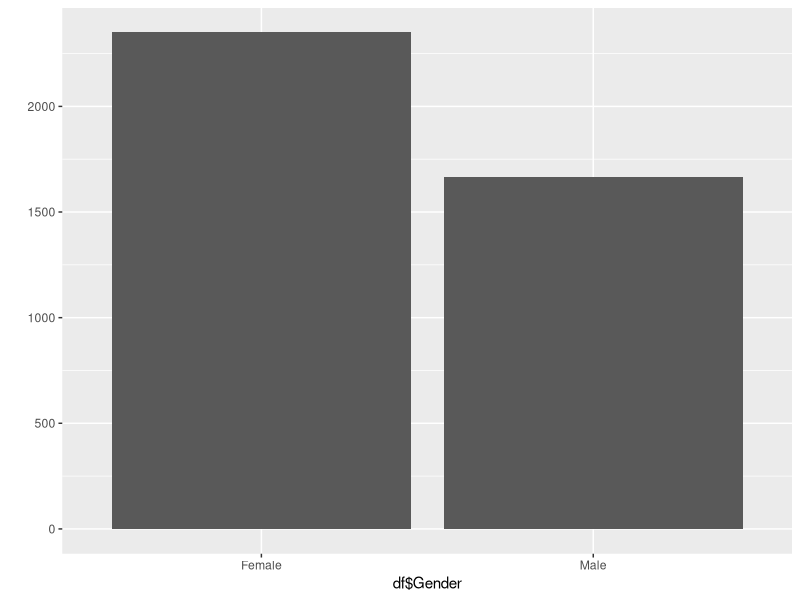
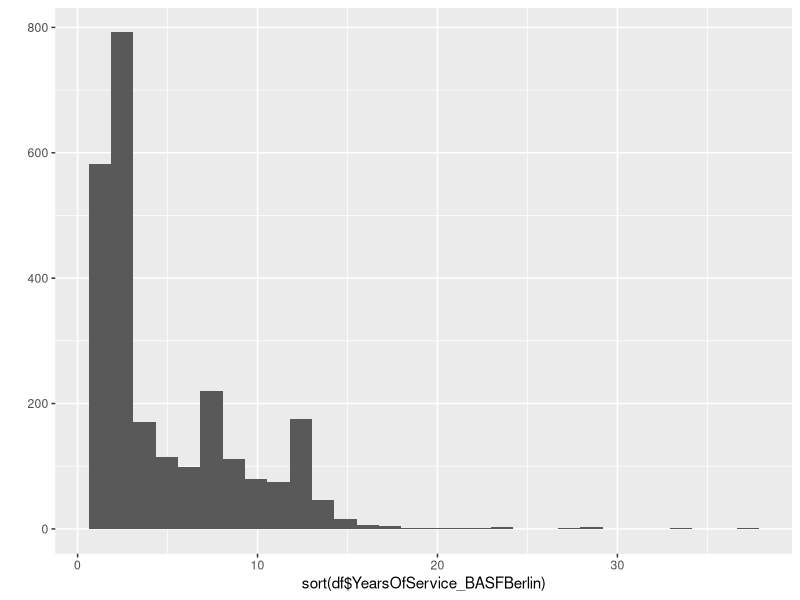
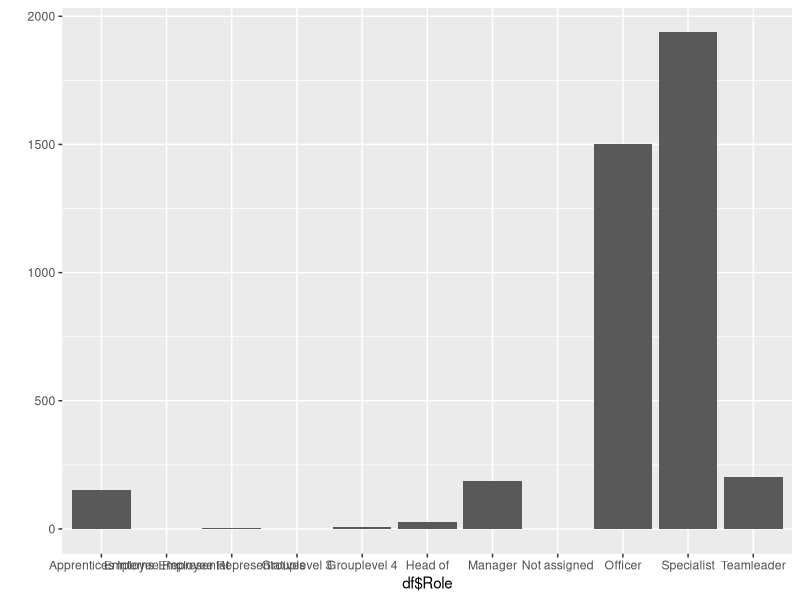
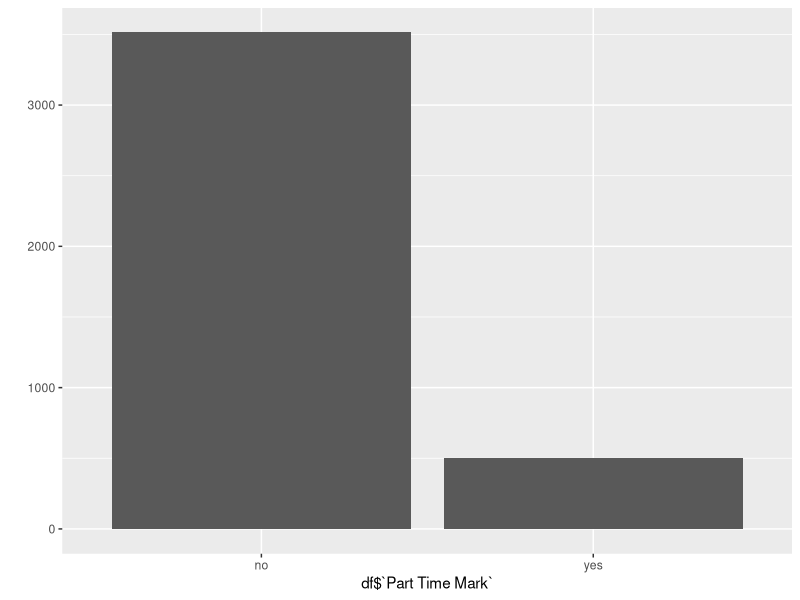
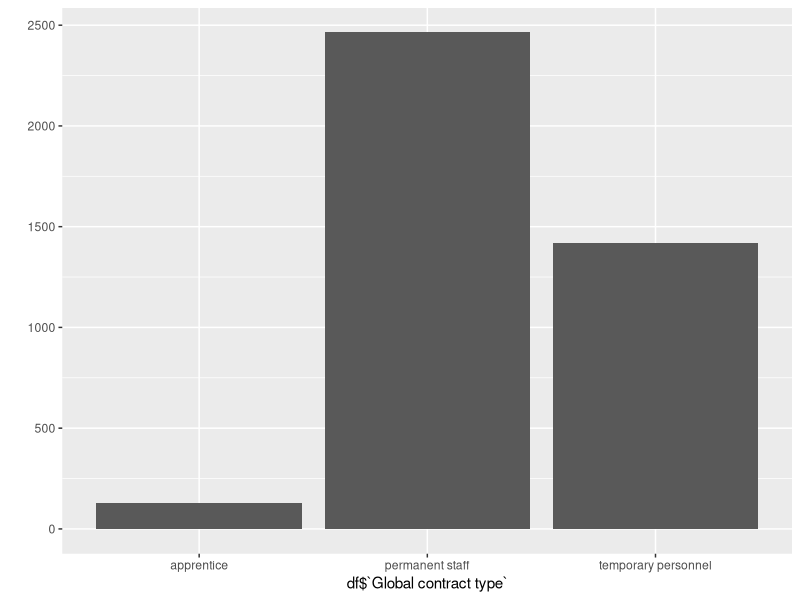
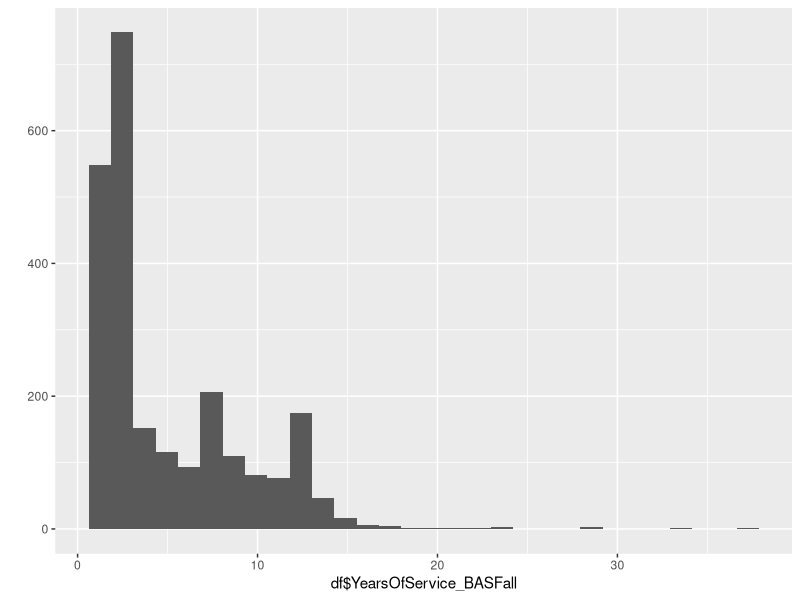
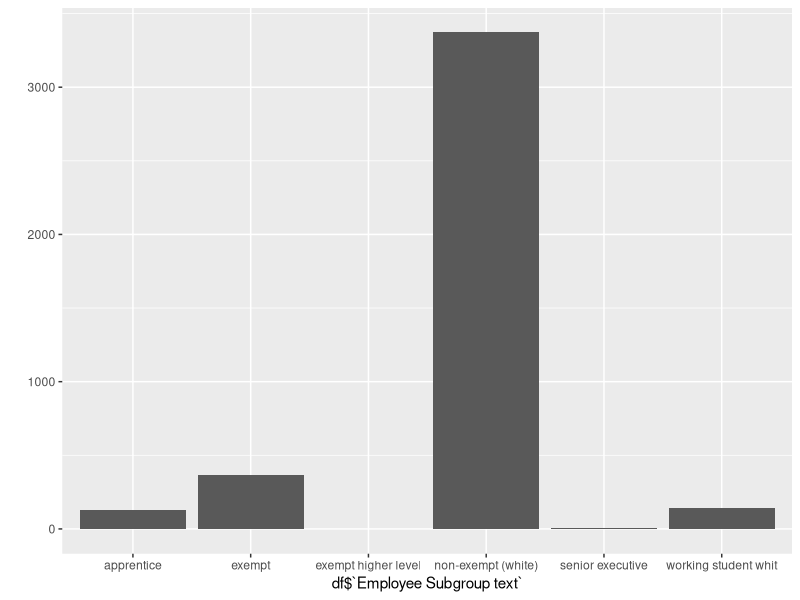
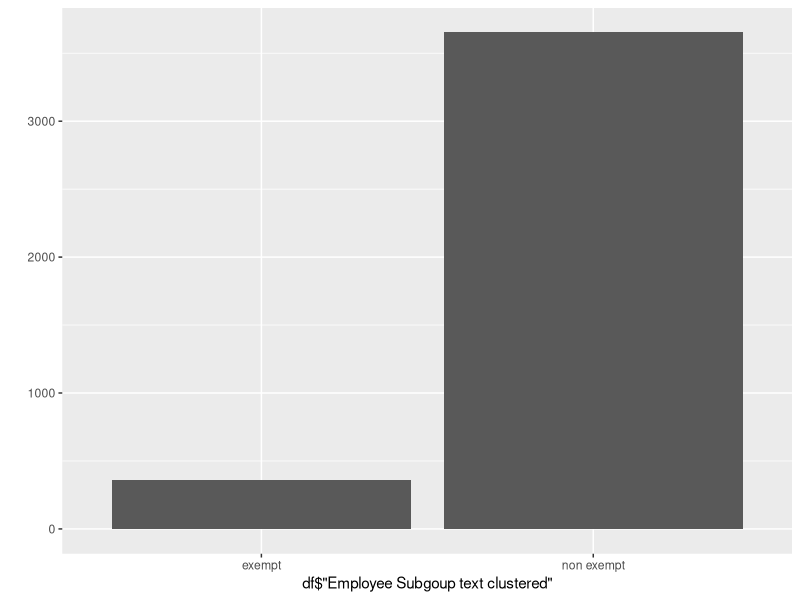

The R script that drew these images, in order:
## ---- chunk 1
library(readxl)
library(ggplot2)
library(tidyr)
library(stringr)

df <- read_xlsx("20211209_raw_dataset.xlsx")

#Years in Numerisch umwandeln
#all Chars in numeric 
  #Years of Service Berlin
data_chars_as_num <- df

YearsOfService_BASFBerlin <- df[3]
data_chars_as_num[ ,  "YearsOfService_BASFBerlin"] <- 
  as.data.frame(apply(data_chars_as_num[ , "YearsOfService_BASFBerlin"], 2, as.numeric))

  #Years Service all
YearsOfService_BASFall <- df[8]
data_chars_as_num[ ,  "YearsOfService_BASFall"] <- 
  as.data.frame(apply(data_chars_as_num[ , "YearsOfService_BASFall"], 2, as.numeric))

YearsOfService_BASFBerlin <- data_chars_as_num[3]
YearsOfService_BASFall <- data_chars_as_num[8]

df[3] = YearsOfService_BASFBerlin
df[8] = YearsOfService_BASFall


df$`Date of Birth` <- as.Date(df$`Date of Birth`, '%d.%M.%y')
df$`start_Calendar Year/Month` <- as.Date(df$`start_Calendar Year/Month`, '%d.%M.%y')
df$`Last_Development_Calendar Year/Month` <- as.Date(df$`Last_Development_Calendar Year/Month`, '%d.%M.%y')
df$`LastActive_Calendar Year/Month` <- as.Date(df$`LastActive_Calendar Year/Month`, '%d.%M.%y')

## ---- chunk 2
unique(df$Gender)
summary(df$Gender)
sum(is.na(df$Gender))
qplot(df$Gender)
## ---- chunk 3
# todo: Gruppieren nach DE, EU, NotEU
unique(df$Nationality)
summary(df$Nationality)
sum(is.na(df$Nationality))
## ---- chunk 4
unique(df$YearsOfService_BASFBerlin)
summary(df$YearsOfService_BASFBerlin)
sum(is.na(df$YearsOfService_BASFBerlin))
qplot(sort(df$YearsOfService_BASFBerlin))
## ---- chunk 5
unique(df$`Position text`)
summary(df$`Position text`)
sum(is.na(df$`Position text`))
## ---- chunk 6
unique(df$Role)
summary(df$Role)
sum(is.na(df$Role))
qplot(df$Role)
## ---- chunk 7
unique(df$`Part Time Mark`)
summary(df$`Part Time Mark`)
sum(is.na(df$`Part Time Mark`))
qplot(df$`Part Time Mark`)
## ---- chunk 8
unique(df$`Global contract type`)
summary(df$`Global contract type`)
sum(is.na(df$`Global contract type`))
qplot(df$`Global contract type`)
## ---- chunk 9
unique(df$YearsOfService_BASFall)
summary(df$YearsOfService_BASFall)
sum(is.na(df$YearsOfService_BASFall))
qplot(df$YearsOfService_BASFall)


## ---- chunk 10
unique(df$`Employee Subgroup text`)
summary(df$`Employee Subgroup text`)
sum(is.na(df$`Employee Subgroup text`))
qplot(df$`Employee Subgroup text`)

df$'Employee Subgoup text clustered' <- df$`Employee Subgroup text`
df$`Employee Subgoup text clustered` <- replace(df$`Employee Subgoup text clustered`,df$`Employee Subgoup text clustered`== "exempt higher level","non exempt")
df$`Employee Subgoup text clustered` <- replace(df$`Employee Subgoup text clustered`,df$`Employee Subgoup text clustered`== "senior executive","non exempt")
df$`Employee Subgoup text clustered` <- replace(df$`Employee Subgoup text clustered`,df$`Employee Subgoup text clustered`== "non-exempt (white)","non exempt")
df$`Employee Subgoup text clustered` <- replace(df$`Employee Subgoup text clustered`,df$`Employee Subgoup text clustered`== "working student whit","non exempt")
df$`Employee Subgoup text clustered` <- replace(df$`Employee Subgoup text clustered`,df$`Employee Subgoup text clustered`== "apprentice","non exempt")
df

unique(df$'Employee Subgoup text clustered')
summary(df$'Employee Subgoup text clustered')
sum(is.na(df$'Employee Subgoup text clustered'))
qplot(df$'Employee Subgoup text clustered')

## ---- chunk 11
# unique(df$`Cost Center long`)
summary(df$`Cost Center long`)
sum(is.na(df$`Cost Center long`))

df$`Name on Dashboard` <-  NULL
## ---- chunk 12
# unique(df$`Cost Center text`)
summary(df$`Cost Center text`)
sum(is.na(df$`Cost Center text`))
## ---- chunk 13
# unique(df$`LastActive_Calendar Year/Month`)
summary(df$`LastActive_Calendar Year/Month`)
sum(is.na(df$`LastActive_Calendar Year/Month`))
## ---- chunk 14
unique(df$TEC)
summary(df$TEC)
sum(is.na(df$TEC))

df$TEC <- NULL
## ---- chunk 15
unique(df$`Stelle (SAP)`)
summary(df$`Stelle (SAP)`)
sum(is.na(df$`Stelle (SAP)`))
# qplot(df$`Stelle (SAP)`)
## ---- chunk 16
unique(df$`In Dashboard`)
summary(df$`In Dashboard`)
sum(is.na(df$`In Dashboard`))
# qplot(df$`In Dashboard`)

df$`Paybands`<- df$`In Dashboard`
df$`Paybands` <- replace(df$`Paybands`,df$`Paybands`== "Apprentice / Apprentice BA","A")
df$`Paybands` <- replace(df$`Paybands`,df$`Paybands`== "Student Trainee / Trainee" ,"B")
df$`Paybands` <- replace(df$`Paybands`,df$`Paybands`== "Assistant" ,"C")
df$`Paybands` <- replace(df$`Paybands`,df$`Paybands`== "Officer / Team Assistant","C")
df$`Paybands` <- replace(df$`Paybands`,df$`Paybands`== "Accountant/Advisor/Buyer/Specialist und Senior Officer","D")
df$`Paybands` <- replace(df$`Paybands`,df$`Paybands`== "Senior Accountant/Advisor/Buyer/Specialist","D")
df$`Paybands` <- replace(df$`Paybands`,df$`Paybands`== "Executive Accountant/Advisor/Buyer/Specialist/Assistant","E")
df$`Paybands` <- replace(df$`Paybands`,df$`Paybands`== "Teamspecialist / Knowledge Coordinator" ,"F")
df$`Paybands` <- replace(df$`Paybands`,df$`Paybands`== "Manager","G")
df$`Paybands` <- replace(df$`Paybands`,df$`Paybands`== "Manager","G")
df$`Paybands` <- replace(df$`Paybands`,df$`Paybands`== "Project Manager / Expert","G")
df$`Paybands` <- replace(df$`Paybands`,df$`Paybands`== "Head of","H")
df$`Paybands` <- replace(df$`Paybands`,df$`Paybands`== "Senior Expert / Senior Project Manager / Senior Manager/ Finance Manager","H")
df$`Paybands` <- replace(df$`Paybands`,df$`Paybands`== "Senior Executive","H")
df

## ---- chunk 17
unique(df$`Paybands`)
summary(df$`Paybands`)
sum(is.na(df$`Paybands`))
# qplot(df$`Paybands`)

## ---- chunk 18
unique(df$`Name on Dashboard`)

summary(df$`Name on Dashboard`)
#sum(is.na(df$`Name on Dashboard`))

df$`Name on Dashboard` <- NULL
## ---- chunk 19
unique(df$Classification)
summary(df$Classification)
sum(is.na(df$Classification))
qplot(df$Classification)

df$Classification <- NULL
## ---- chunk 20
# todo: in Date umwandeln + in AGE umwandeln
summary(df$'Date of Birth')
sum(is.na(df$'Date of Birth'))

## ---- chunk 21
# todo: in Date umwandeln, falls leer mit Start-Datum ersetzen - in Monaten
summary(df$'Last_Development_Calendar Year/Month')
sum(is.na(df$'Last_Development_Calendar Year/Month'))
## ---- chunk 22
unique(df$'development to exempt')
summary(df$'development to exempt')
sum(is.na(df$'development to exempt'))
qplot(df$'development to exempt')

#replace 2 mit 1
## ---- chunk 23
unique(df$Vertical_Horizontal_Developments)
summary(df$Vertical_Horizontal_Developments)
sum(is.na(df$Vertical_Horizontal_Developments))
qplot(df$Vertical_Horizontal_Developments)

#0, 1-2, =>3
## ---- chunk 24
unique(df$'start_Calendar Year/Month')
summary(df$'start_Calendar Year/Month')
sum(is.na(df$'start_Calendar Year/Month'))
#hier nach Jahren und eventuell Monaten splitten, dann könnte man ne Abhängigkeit zeigen, dass z.B. Menschen die Monat Januar anfangen schneller aussteigen als #im März :D
df <- df %>% drop_na('start_Calendar Year/Month')

#Monat
## ---- chunk 25
unique(df$'start_contract type')
summary(df$'start_contract type')
sum(is.na(df$'start_contract type'))
qplot(df$'start_contract type')
## ---- chunk 26
unique(df$'start_Part time mark')
summary(df$'start_Part time mark')
sum(is.na(df$'start_Part time mark'))
qplot(df$'start_Part time mark')
## ---- chunk 27
unique(df$'start_employee subgroup detail')
summary(df$'start_employee subgroup detail')
sum(is.na(df$'start_employee subgroup detail'))
qplot(df$'start_employee subgroup detail')

#cluster in exampt and non exempt
## ---- chunk 28
unique(df$'start_Cost Center2')
summary(df$'start_Cost Center2')
sum(is.na(df$'start_Cost Center2'))
qplot(df$'start_Cost Center2')

df$'start_Cost Center2'<- NULL

## ---- chunk 29
df$`start_Cost Center2` <- NULL
## ---- chunk 30
unique(df$'start_Employee group')
summary(df$'start_Employee group')
sum(is.na(df$'start_Employee groupl'))
qplot(df$'start_Employee group')

df$'start_Employee group' <- NULL
## ---- chunk 31
unique(df$'Cost Center')
summary(df$'Cost Center')
sum(is.na(df$'Cost Center'))
qplot(df$'Cost Center')

## ---- chunk 32
df$`Cost Center` <- NULL
## ---- chunk 33
unique(df$'decrease_Category')
summary(df$'decrease_Category')
sum(is.na(df$'decrease_Category'))
qplot(df$'decrease_Category')
## ---- chunk 34
unique(df$'decrease_Sub-category')
summary(df$'decrease_Sub-category')
sum(is.na(df$'decrease_Sub-category'))
qplot(df$'decrease_Sub-category')

df$'decrease_Sub-category' <- NULL
## ---- chunk 35
unique(df$'decrease_SDU Name for ExR')
summary(df$'decrease_SDU Name for ExR')
sum(is.na(df$'decrease_SDU Name for ExR'))
qplot(df$'decrease_SDU Name for ExR')

df$'decrease_SDU Name for ExR' <- NULL
## ---- chunk 36
unique(df$'decrease_SDU')
summary(df$'decrease_SDU')
sum(is.na(df$'decrease_SDU'))
qplot(df$'decrease_SDU')
## ---- chunk 37
df$decrease_SDU <- NULL
## ---- chunk 38
unique(df$'decrease_Service Stream')
summary(df$'decrease_Service Stream')
sum(is.na(df$'decrease_Service Stream'))
qplot(df$'decrease_Service Stream')

df$'decrease_Service Stream' <- NULL
## ---- chunk 39
unique(df$'start_Category')
summary(df$'start_Category')
sum(is.na(df$'start_Category'))
qplot(df$'start_Category')
## ---- chunk 40
unique(df$'start_Sub-category')
summary(df$'start_Sub-category')
sum(is.na(df$'start_Sub-category'))
qplot(df$'start_Sub-category')
## ---- chunk 41
unique(df$'start_SDU Name for ExR')
summary(df$'start_SDU Name for ExR')
sum(is.na(df$'start_SDU Name for ExR'))
qplot(df$'start_SDU Name for ExR')
## ---- chunk 42
unique(df$'start_SDU')
summary(df$'start_SDU')
sum(is.na(df$'start_SDU'))
qplot(df$'start_SDU')
## ---- chunk 43
df$start_SDU <- NULL
## ---- chunk 44
unique(df$'start_Service Stream')
summary(df$'start_Service Stream')
sum(is.na(df$'start_Service Stream'))
qplot(df$'start_Service Stream')
df

